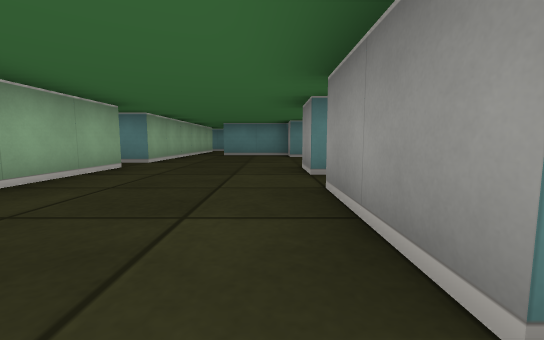
view 1 (above)

20 first-person views from a walk through a cub3D ray-caster map. The camera is about half as high as the walls, tilts 6° down and sees 90° across. The floor is counted in squares. Each view is taken from the middle of a square. On the plan, view 1 faces up. The plan holds only what a view shows up to about 9 squares ahead; the rest is blank.

view 2
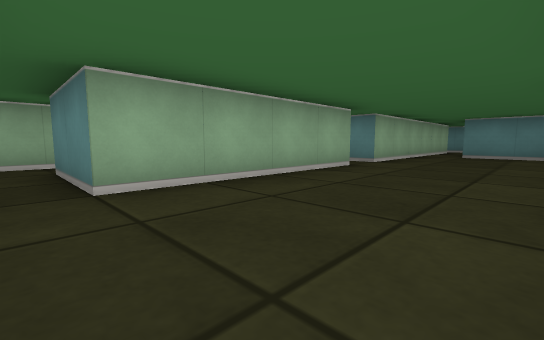

view 3
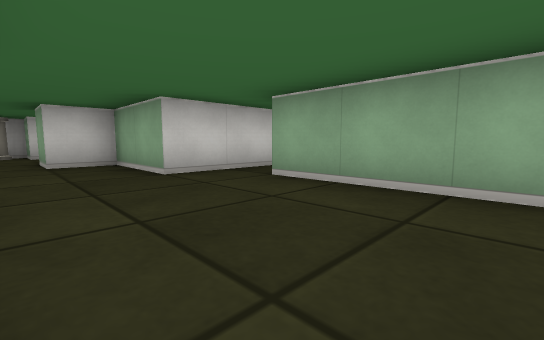

view 4
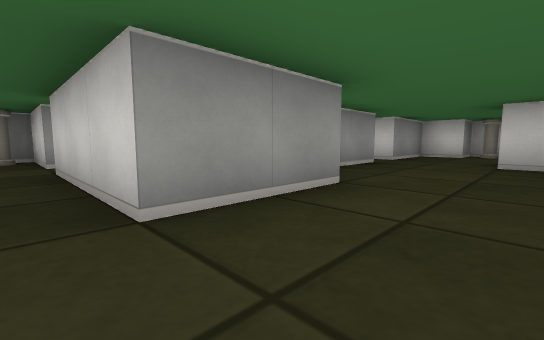

view 5
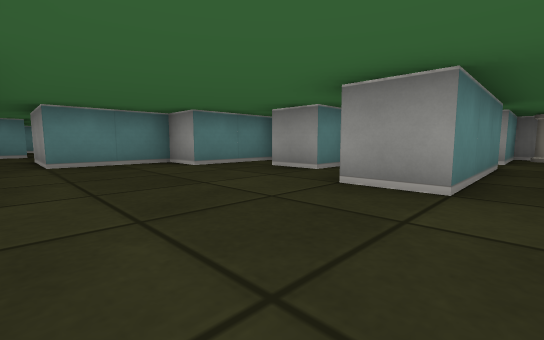

view 6
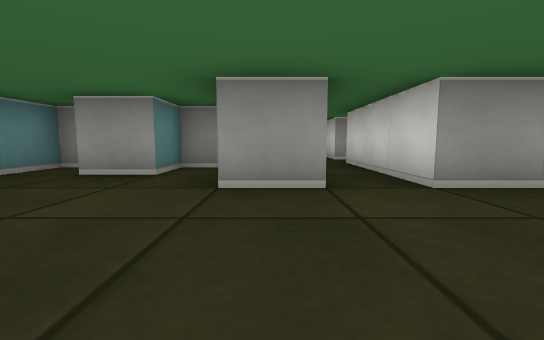

view 7
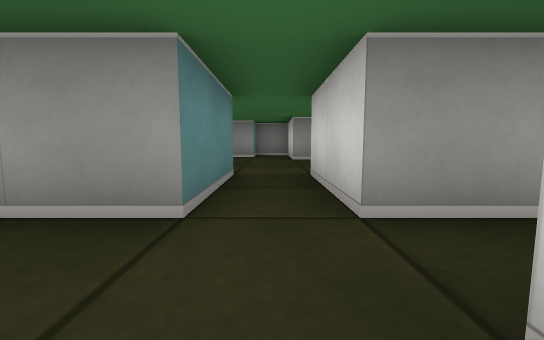

view 8
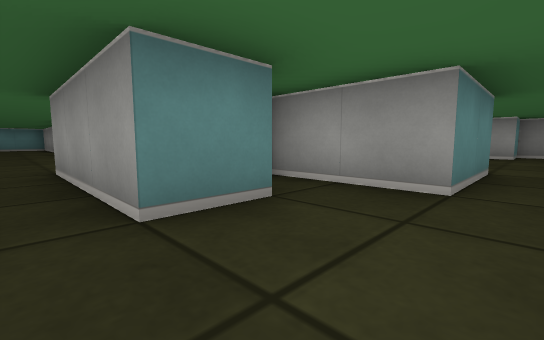

view 9
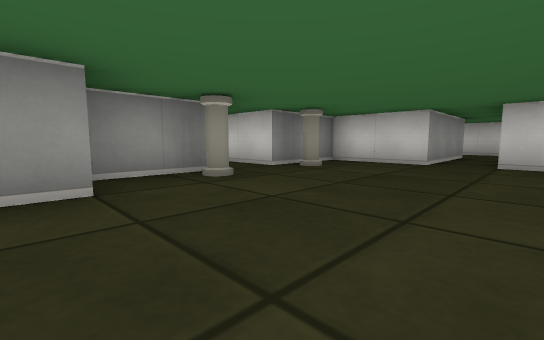

view 10
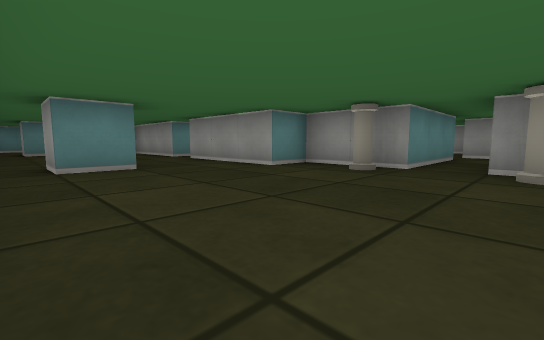

view 11
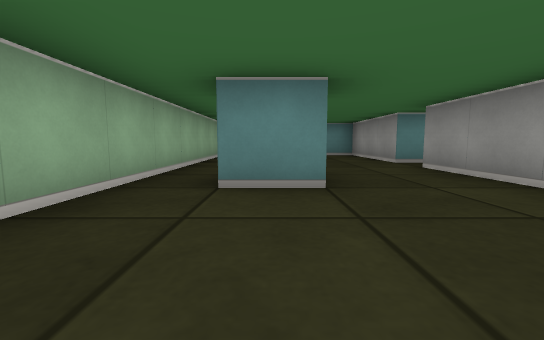

view 12
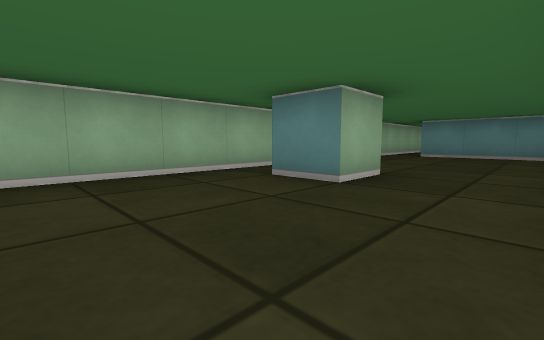

view 13
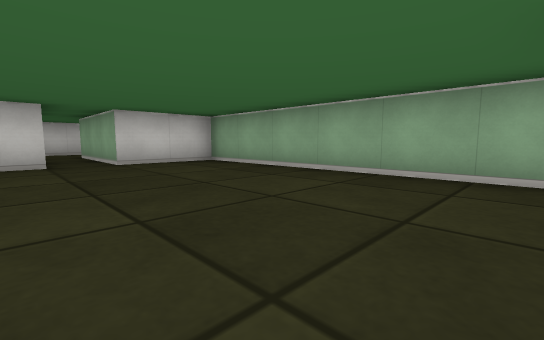

view 14
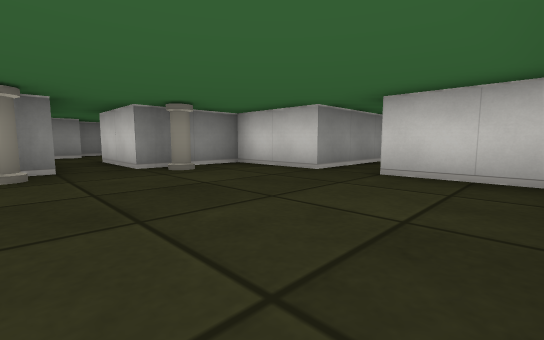

view 15
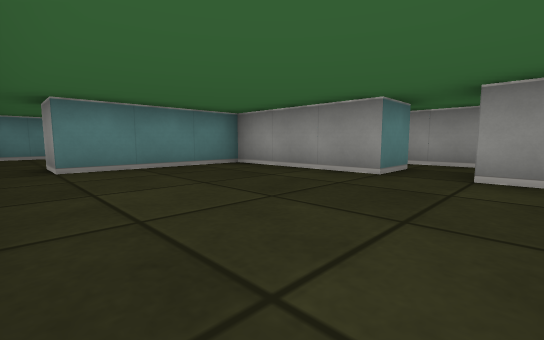

view 16
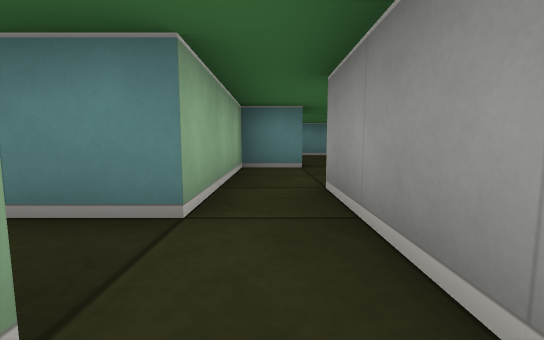

view 17
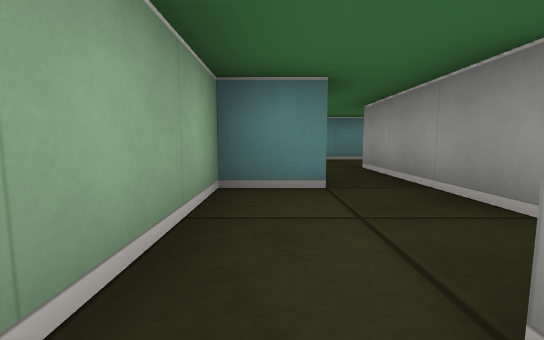

view 18
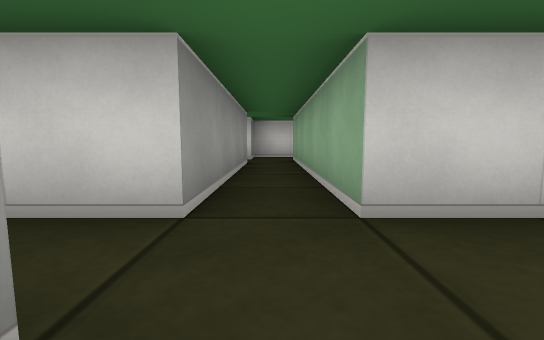

view 19
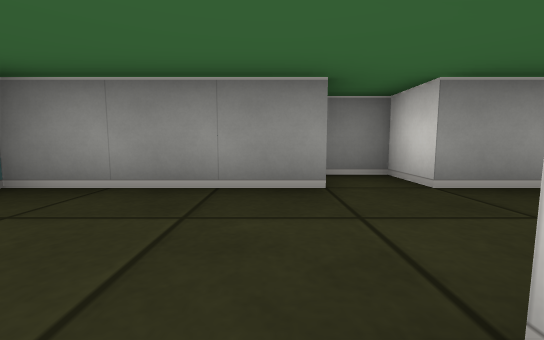

view 20
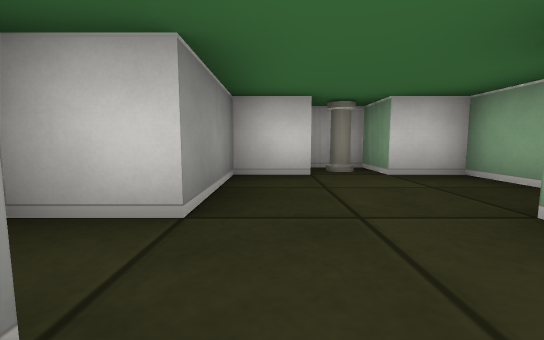

### Floor plan
Key: @ floor where view 1 was taken; # wall or solid block; . floor; P pillar.
Columns run from 10 left of view 1 to 7 right of it. Each row starts with its distance up from view 1.
 26  ##    ##
 25  ..    ..
 24  ..    ..
 23  ..    .#
 22 #.#####.#
 21 #....#..#
 20 #....#..
 19 #....#.#
 18 #......#
 17 #....#.
 16 #.#..#
 15 #....##
 14 #.....#
 13 #....P###
 12 #.........##
 11 #....P##...#
 10 #.....##.# #
  9 ###.####.###
  8   #.####...###
  7   #.#.##.....#
  6    ...##....##
  5   ...........#
  4   ###.##...###.###
  3     #.##........P#
  2     #.##...###.###
  1     #.##...##
  0     #.....@.#
 -1      .###...#
 -2     ### #...##
 -3         ##...#
 -4         #...##
 -5         #...#
 -6         ##P##
 -7          ###

Positions as (right, up) in squares from view 1, and headings:
1: (0, 0), facing up
2: (0, 0), facing up-left
3: (0, 3), facing down-left
4: (-1, 3), facing down-right
5: (-2, 3), facing up-right
6: (-2, 4), facing right
7: (-6, 5), facing right
8: (-7, 5), facing up-right
9: (-8, 15), facing down-right
10: (-9, 11), facing up-right
11: (-8, 13), facing up
12: (-6, 13), facing up-left
13: (-6, 15), facing down-left
14: (-9, 13), facing down-right
15: (-9, 17), facing up-right
16: (-4, 17), facing up
17: (-4, 19), facing up
18: (-5, 6), facing down
19: (-1, -2), facing right
20: (1, -2), facing down
